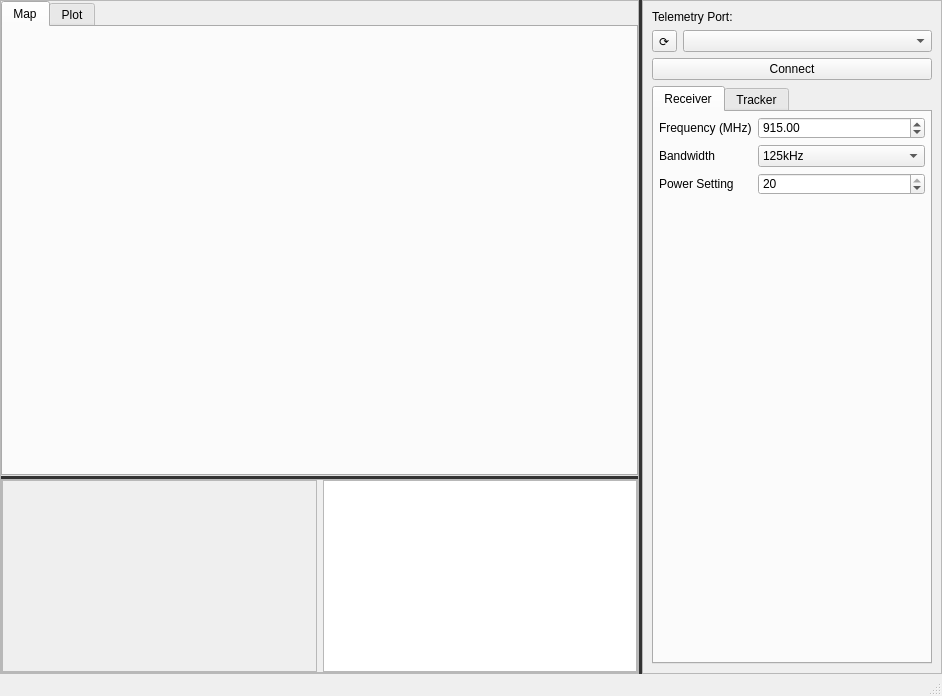
<?xml version="1.0" encoding="UTF-8"?>
<ui version="4.0">
 <class>MainWindow</class>
 <widget class="QMainWindow" name="MainWindow">
  <property name="geometry">
   <rect>
    <x>0</x>
    <y>0</y>
    <width>942</width>
    <height>696</height>
   </rect>
  </property>
  <property name="windowTitle">
   <string>MainWindow</string>
  </property>
  <widget class="QWidget" name="centralwidget">
   <layout class="QGridLayout" name="gridLayout">
    <property name="leftMargin">
     <number>0</number>
    </property>
    <property name="topMargin">
     <number>0</number>
    </property>
    <property name="rightMargin">
     <number>0</number>
    </property>
    <property name="bottomMargin">
     <number>0</number>
    </property>
    <item row="0" column="0">
     <widget class="QSplitter" name="splitter">
      <property name="styleSheet">
       <string notr="true">QSplitter::handle {
                                background-color: #333;
                                }</string>
      </property>
      <property name="orientation">
       <enum>Qt::Horizontal</enum>
      </property>
      <property name="handleWidth">
       <number>3</number>
      </property>
      <widget class="QFrame" name="frame">
       <property name="sizePolicy">
        <sizepolicy hsizetype="Preferred" vsizetype="Preferred">
         <horstretch>1</horstretch>
         <verstretch>0</verstretch>
        </sizepolicy>
       </property>
       <property name="frameShape">
        <enum>QFrame::StyledPanel</enum>
       </property>
       <property name="frameShadow">
        <enum>QFrame::Raised</enum>
       </property>
       <layout class="QVBoxLayout" name="verticalLayout" stretch="0">
        <property name="spacing">
         <number>7</number>
        </property>
        <property name="leftMargin">
         <number>0</number>
        </property>
        <property name="topMargin">
         <number>0</number>
        </property>
        <property name="rightMargin">
         <number>0</number>
        </property>
        <property name="bottomMargin">
         <number>0</number>
        </property>
        <item>
         <widget class="QSplitter" name="splitter_2">
          <property name="sizePolicy">
           <sizepolicy hsizetype="Preferred" vsizetype="Expanding">
            <horstretch>0</horstretch>
            <verstretch>0</verstretch>
           </sizepolicy>
          </property>
          <property name="autoFillBackground">
           <bool>false</bool>
          </property>
          <property name="styleSheet">
           <string notr="true">QSplitter::handle {
                                                background-color: #333;
                                                }</string>
          </property>
          <property name="frameShape">
           <enum>QFrame::NoFrame</enum>
          </property>
          <property name="lineWidth">
           <number>1</number>
          </property>
          <property name="midLineWidth">
           <number>0</number>
          </property>
          <property name="orientation">
           <enum>Qt::Vertical</enum>
          </property>
          <property name="opaqueResize">
           <bool>true</bool>
          </property>
          <property name="handleWidth">
           <number>3</number>
          </property>
          <widget class="QTabWidget" name="tabWidget">
           <property name="sizePolicy">
            <sizepolicy hsizetype="Preferred" vsizetype="Preferred">
             <horstretch>0</horstretch>
             <verstretch>1</verstretch>
            </sizepolicy>
           </property>
           <property name="minimumSize">
            <size>
             <width>0</width>
             <height>0</height>
            </size>
           </property>
           <property name="baseSize">
            <size>
             <width>0</width>
             <height>0</height>
            </size>
           </property>
           <property name="currentIndex">
            <number>0</number>
           </property>
           <widget class="QWidget" name="map_tab">
            <property name="accessibleName">
             <string/>
            </property>
            <attribute name="title">
             <string>Map</string>
            </attribute>
           </widget>
           <widget class="QWidget" name="graph_tab">
            <property name="accessibleName">
             <string/>
            </property>
            <attribute name="title">
             <string>Plot</string>
            </attribute>
           </widget>
          </widget>
          <widget class="QFrame" name="frame_3">
           <property name="sizePolicy">
            <sizepolicy hsizetype="Preferred" vsizetype="Preferred">
             <horstretch>0</horstretch>
             <verstretch>0</verstretch>
            </sizepolicy>
           </property>
           <property name="frameShape">
            <enum>QFrame::StyledPanel</enum>
           </property>
           <property name="frameShadow">
            <enum>QFrame::Raised</enum>
           </property>
           <layout class="QHBoxLayout" name="horizontalLayout_2" stretch="1,1">
            <property name="leftMargin">
             <number>0</number>
            </property>
            <property name="topMargin">
             <number>0</number>
            </property>
            <property name="rightMargin">
             <number>0</number>
            </property>
            <property name="bottomMargin">
             <number>0</number>
            </property>
            <item>
             <widget class="QFrame" name="frame_4">
              <property name="frameShape">
               <enum>QFrame::StyledPanel</enum>
              </property>
              <property name="frameShadow">
               <enum>QFrame::Raised</enum>
              </property>
             </widget>
            </item>
            <item>
             <widget class="QPlainTextEdit" name="console">
              <property name="minimumSize">
               <size>
                <width>0</width>
                <height>150</height>
               </size>
              </property>
              <property name="styleSheet">
               <string notr="true"/>
              </property>
              <property name="undoRedoEnabled">
               <bool>false</bool>
              </property>
              <property name="lineWrapMode">
               <enum>QPlainTextEdit::NoWrap</enum>
              </property>
              <property name="readOnly">
               <bool>true</bool>
              </property>
              <property name="plainText">
               <string/>
              </property>
             </widget>
            </item>
           </layout>
          </widget>
         </widget>
        </item>
       </layout>
      </widget>
      <widget class="QFrame" name="frame_2">
       <property name="sizePolicy">
        <sizepolicy hsizetype="Preferred" vsizetype="Preferred">
         <horstretch>0</horstretch>
         <verstretch>0</verstretch>
        </sizepolicy>
       </property>
       <property name="minimumSize">
        <size>
         <width>300</width>
         <height>0</height>
        </size>
       </property>
       <property name="layoutDirection">
        <enum>Qt::LeftToRight</enum>
       </property>
       <property name="autoFillBackground">
        <bool>false</bool>
       </property>
       <property name="frameShape">
        <enum>QFrame::StyledPanel</enum>
       </property>
       <property name="frameShadow">
        <enum>QFrame::Raised</enum>
       </property>
       <layout class="QVBoxLayout" name="verticalLayout_2">
        <item>
         <widget class="QLabel" name="label_2">
          <property name="enabled">
           <bool>true</bool>
          </property>
          <property name="text">
           <string>Telemetry Port:</string>
          </property>
         </widget>
        </item>
        <item>
         <layout class="QHBoxLayout" name="horizontalLayout_3">
          <item>
           <widget class="QToolButton" name="port_rfsh_btn">
            <property name="text">
             <string>⟳</string>
            </property>
            <property name="iconSize">
             <size>
              <width>20</width>
              <height>20</height>
             </size>
            </property>
            <property name="checkable">
             <bool>false</bool>
            </property>
            <property name="autoRepeat">
             <bool>false</bool>
            </property>
           </widget>
          </item>
          <item>
           <widget class="QComboBox" name="port_selector">
            <property name="minimumSize">
             <size>
              <width>100</width>
              <height>0</height>
             </size>
            </property>
           </widget>
          </item>
         </layout>
        </item>
        <item>
         <widget class="QPushButton" name="connect_btn">
          <property name="text">
           <string>Connect</string>
          </property>
         </widget>
        </item>
        <item>
         <widget class="QTabWidget" name="tabWidget_2">
          <property name="currentIndex">
           <number>0</number>
          </property>
          <property name="tabsClosable">
           <bool>false</bool>
          </property>
          <widget class="QWidget" name="radiocfg_tab">
           <property name="autoFillBackground">
            <bool>false</bool>
           </property>
           <attribute name="title">
            <string>Receiver</string>
           </attribute>
           <layout class="QHBoxLayout" name="horizontalLayout_4">
            <property name="leftMargin">
             <number>5</number>
            </property>
            <property name="topMargin">
             <number>5</number>
            </property>
            <property name="rightMargin">
             <number>5</number>
            </property>
            <property name="bottomMargin">
             <number>5</number>
            </property>
            <item>
             <layout class="QFormLayout" name="formLayout">
              <property name="sizeConstraint">
               <enum>QLayout::SetDefaultConstraint</enum>
              </property>
              <item row="0" column="0">
               <widget class="QLabel" name="label">
                <property name="text">
                 <string>Frequency (MHz)</string>
                </property>
               </widget>
              </item>
              <item row="0" column="1">
               <widget class="QDoubleSpinBox" name="rx_cfg_frf">
                <property name="decimals">
                 <number>2</number>
                </property>
                <property name="minimum">
                 <double>903.000000000000000</double>
                </property>
                <property name="maximum">
                 <double>927.000000000000000</double>
                </property>
                <property name="value">
                 <double>915.000000000000000</double>
                </property>
               </widget>
              </item>
              <item row="1" column="0">
               <widget class="QLabel" name="label_3">
                <property name="text">
                 <string>Bandwidth</string>
                </property>
               </widget>
              </item>
              <item row="1" column="1">
               <widget class="QComboBox" name="rx_cfg_bw">
                <property name="currentIndex">
                 <number>7</number>
                </property>
                <item>
                 <property name="text">
                  <string>7.8kHz</string>
                 </property>
                </item>
                <item>
                 <property name="text">
                  <string>10.4kHz</string>
                 </property>
                </item>
                <item>
                 <property name="text">
                  <string>15.6kHz</string>
                 </property>
                </item>
                <item>
                 <property name="text">
                  <string>20.8kHz</string>
                 </property>
                </item>
                <item>
                 <property name="text">
                  <string>31.2kHz</string>
                 </property>
                </item>
                <item>
                 <property name="text">
                  <string>41.7kHz</string>
                 </property>
                </item>
                <item>
                 <property name="text">
                  <string>62.5kHz</string>
                 </property>
                </item>
                <item>
                 <property name="text">
                  <string>125kHz</string>
                 </property>
                </item>
                <item>
                 <property name="text">
                  <string>250kHz</string>
                 </property>
                </item>
                <item>
                 <property name="text">
                  <string>500kHz</string>
                 </property>
                </item>
               </widget>
              </item>
              <item row="2" column="0">
               <widget class="QLabel" name="label_4">
                <property name="text">
                 <string>Power Setting</string>
                </property>
               </widget>
              </item>
              <item row="2" column="1">
               <widget class="QSpinBox" name="rx_cfg_pow">
                <property name="minimum">
                 <number>3</number>
                </property>
                <property name="maximum">
                 <number>20</number>
                </property>
                <property name="value">
                 <number>20</number>
                </property>
               </widget>
              </item>
             </layout>
            </item>
           </layout>
          </widget>
          <widget class="QWidget" name="trackercfg_tab">
           <attribute name="title">
            <string>Tracker</string>
           </attribute>
          </widget>
         </widget>
        </item>
       </layout>
      </widget>
     </widget>
    </item>
   </layout>
  </widget>
  <widget class="QMenuBar" name="menubar">
   <property name="geometry">
    <rect>
     <x>0</x>
     <y>0</y>
     <width>942</width>
     <height>26</height>
    </rect>
   </property>
  </widget>
  <widget class="QStatusBar" name="statusbar"/>
 </widget>
 <resources/>
 <connections/>
</ui>
